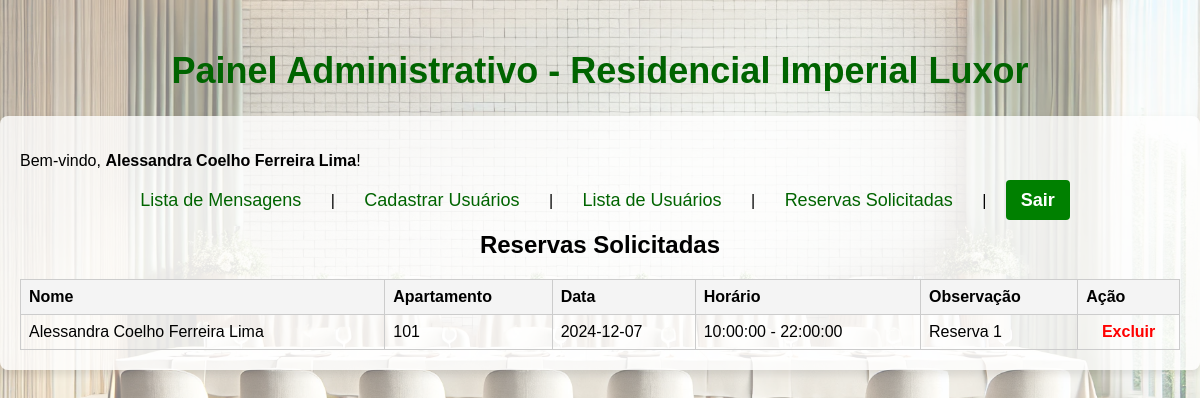
The page /admin/index.php?pg=lista_reserva (signed in) on the database as committed earlier.
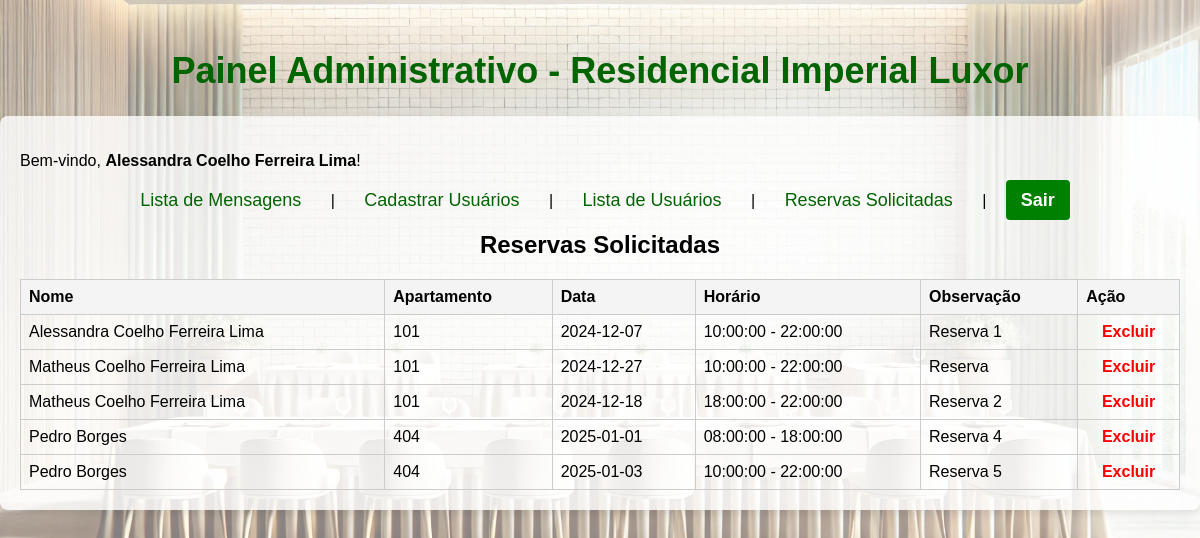
The same page on the database as committed later.
### tables this page shows
CREATE TABLE `reserva` (
  `id` int(11) NOT NULL,
  `nome` varchar(100) DEFAULT NULL,
  `apartamento` varchar(3) DEFAULT NULL,
  `data` date DEFAULT NULL,
  `horarioinicial` time DEFAULT NULL,
  `horariofinal` time DEFAULT NULL,
  `observacao` text DEFAULT NULL
);

### admin/lista_reserva.php (the view, shortened to what this page needs)
<h2 style="text-align: center; font-family: Arial, sans-serif;">Reservas Solicitadas</h2>
<?php
include_once("../config.inc.php");
$sql = "SELECT * FROM reserva";
$query = mysqli_query($conexao, $sql);
echo "<table style='width: 100%; border-collapse: collapse; font-family: Arial, sans-serif;'>";
echo "<thead>";
echo "<tr style='background-color: #f4f4f4; text-align: left;'>";
echo "<th style='border: 1px solid #ccc; padding: 8px;'>Nome</th>";
echo "<th style='border: 1px solid #ccc; padding: 8px;'>Apartamento</th>";
echo "<th style='border: 1px solid #ccc; padding: 8px;'>Data</th>";
echo "<th style='border: 1px solid #ccc; padding: 8px;'>Horário</th>";
echo "<th style='border: 1px solid #ccc; padding: 8px;'>Observação</th>";
echo "<th style='border: 1px solid #ccc; padding: 8px;'>Ação</th>";
echo "</tr>";
echo "</thead>";
echo "<tbody>";
while ($reserva = mysqli_fetch_assoc($query)) {
    $nome = htmlspecialchars($reserva['nome']);
    $apartamento = htmlspecialchars($reserva['apartamento']);
    $data = htmlspecialchars($reserva['data']);
    $horarioinicial = htmlspecialchars($reserva['horarioinicial']);
    $horariofinal = htmlspecialchars($reserva['horariofinal']);
    $observacao = htmlspecialchars($reserva['observacao']);
    $id = htmlspecialchars($reserva['id']);
    echo "<tr>";
    echo "<td style='border: 1px solid #ccc; padding: 8px;'>$nome</td>";
    echo "<td style='border: 1px solid #ccc; padding: 8px;'>$apartamento</td>";
    echo "<td style='border: 1px solid #ccc; padding: 8px;'>$data</td>";
    echo "<td style='border: 1px solid #ccc; padding: 8px;'>$horarioinicial - $horariofinal</td>";
    echo "<td style='border: 1px solid #ccc; padding: 8px;'>$observacao</td>";
    echo "<td style='border: 1px solid #ccc; padding: 8px; text-align: center;'>";
    echo "<a href='?pg=excluir&id=$id' style='color: red; text-decoration: none; font-weight: bold;'>Excluir</a>";
    echo "</td>";
    echo "</tr>";
}
echo "</tbody>";
echo "</table>";
?>

Rows that differ between the two databases and show on the page:
added reserva: nome "Matheus Coelho Ferreira Lima", apartamento "101", data "2024-12-27", horarioinicial "10:00:00", horariofinal "22:00:00", observacao "Reserva"
added reserva: nome "Matheus Coelho Ferreira Lima", apartamento "101", data "2024-12-18", horarioinicial "18:00:00", horariofinal "22:00:00", observacao "Reserva 2"
added reserva: nome "Pedro Borges", apartamento "404", data "2025-01-01", horarioinicial "08:00:00", horariofinal "18:00:00", observacao "Reserva 4"
added reserva: nome "Pedro Borges", apartamento "404", data "2025-01-03", horarioinicial "10:00:00", horariofinal "22:00:00", observacao "Reserva 5"
